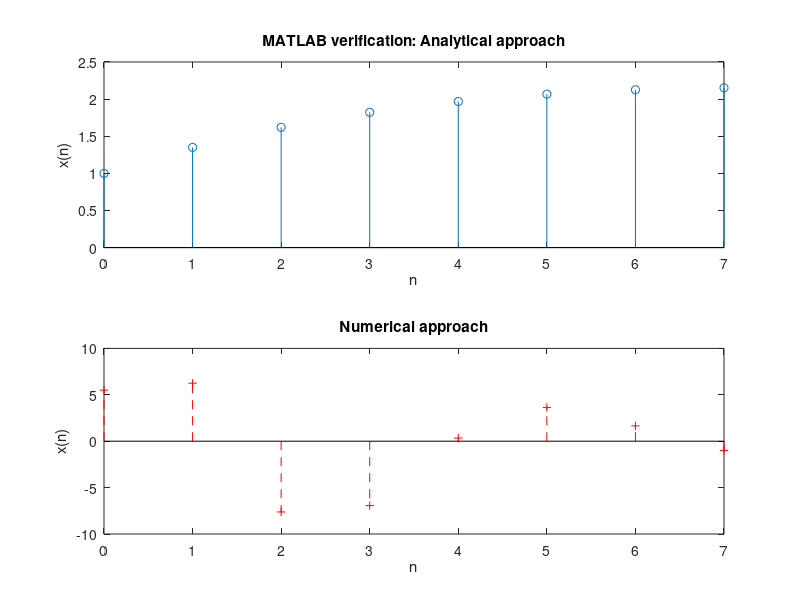

Reproduce this figure in MATLAB.
%2254901101_Prithviraj
clc; close all; clear all; 
ustep = inline('double(n>=0)'); 
n=[0:7]; 
xn = 0.25.*(0.9).^n.*ustep(n)+(5/9).*(n+1).*(0.9).^(n+1).*ustep(n+1)+0.25.*(0.9).^n.*ustep(n) 
subplot(211); 
stem(n, xn); 
xlabel('n'); 
ylabel('x(n)'); 
title('MATLAB verification: Analytical approach'); 
% Numerical approach 
uimpulse = inline('double(n==0)'); 
% numerator coeffcients 
b = [5.5, 3.5 , -8]; 
% denominator coefficients 
a = [1,-0.5,0.5]; 
xn = filter(b, a, uimpulse(n)) 
subplot(212) 
stem(n,xn,'r+--'); 
xlabel('n'); 
ylabel('x(n)'); 
title('Numerical approach');
